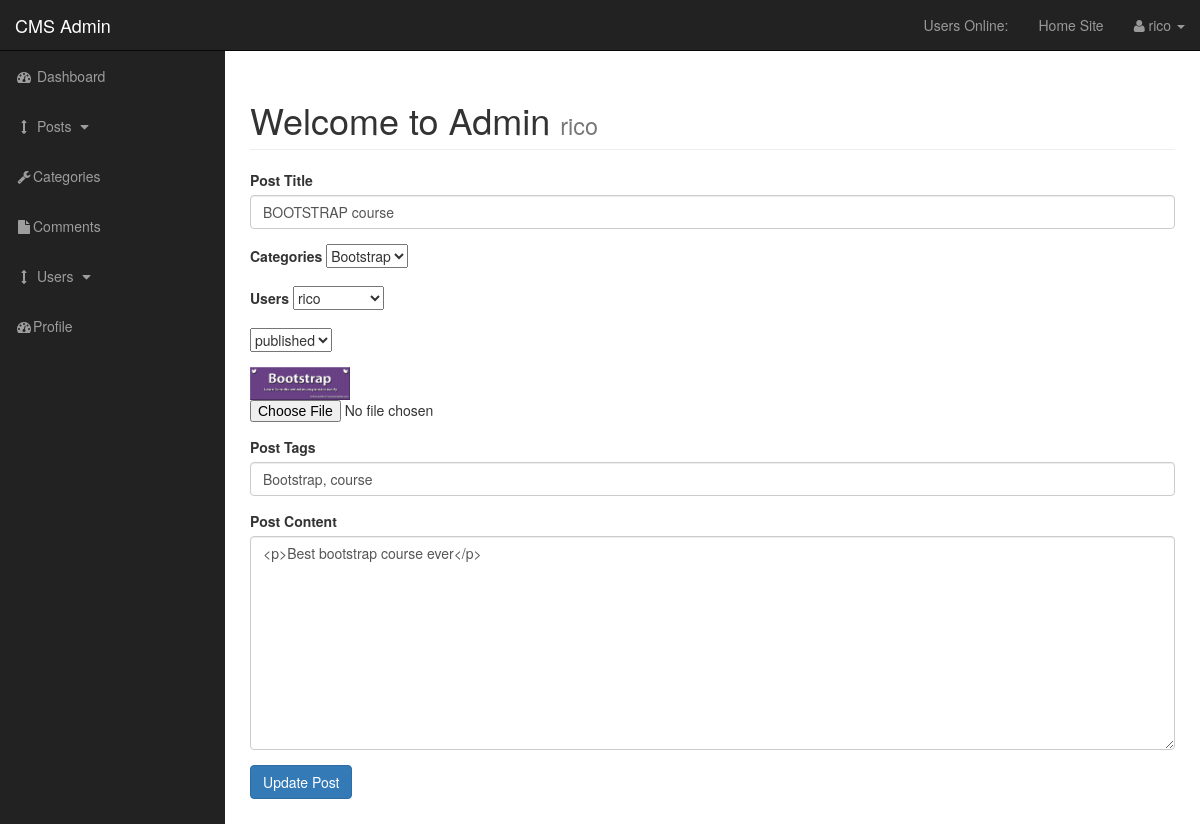
The page /admin/posts.php?source=edit_post&p_id=208 (signed in) on the database its author committed.
### tables this page shows
CREATE TABLE `posts` (
  `post_id` int(3) NOT NULL,
  `post_category_id` int(3) NOT NULL,
  `post_title` varchar(255) NOT NULL,
  `post_author` varchar(255) NOT NULL,
  `post_user` varchar(255) NOT NULL,
  `post_date` date NOT NULL,
  `post_image` text NOT NULL,
  `post_content` text NOT NULL,
  `post_tags` varchar(255) NOT NULL,
  `post_comment_count` int(111) NOT NULL,
  `post_status` varchar(255) NOT NULL DEFAULT 'draft',
  `post_views_count` int(11) NOT NULL
);

### admin/includes/edit_post.php (the view, shortened to what this page needs)
<?php
if(isset($_GET['p_id'])) {
   $the_post_id = $_GET['p_id'];
}
   $query = "SELECT * FROM posts WHERE post_id = $the_post_id";
        $select_posts_by_id = mysqli_query($connection, $query);
        while($row = mysqli_fetch_assoc($select_posts_by_id)) {
        $post_user = $row['post_user'];
        $post_title = $row['post_title'];
        $post_status = $row['post_status'];
        $post_image = $row['post_image'];
        $post_content = $row['post_content'];
        $post_tags = $row['post_tags'];
        }
?>
   <form action="" method="post" enctype="multipart/form-data">
    <div class="form-group">
       <label for="title">Post Title</label>
        <input value="<?php echo $post_title; ?>" type="text" class="form-control" name="post_title">
    </div>
    <div class="form-group">
    <label for="categories">Categories</label>
    <select name="post_category" id="post_category">
        <?php
        $query ="SELECT * FROM categories ";
        $select_categories = mysqli_query($connection,$query);
        while($row = mysqli_fetch_assoc($select_categories )){
        $cat_id = $row['cat_id'];
        $cat_title = $row['cat_title'];
           echo "<option value='{$cat_id}'>{$cat_title}</option>";
        }
        ?>
    </select>
    </div>
       <div class="form-group">
    <label for="users">Users</label>
    <select name="post_user" id="">
        <?php
         echo "<option value='{$post_user}'>{$post_user}</option>";
        ?>
    </select>
    </div>
    <div class="form-group">
    <select name="post_status" id="">
        <option value='<?php echo $post_status ?>'><?php echo $post_status ?></option>
       </select>
       </div>
    <div class="form-group">
     <img width="100" src="../images/<?php echo $post_image; ?>" alt="">
      <input type="file" name="image">
    </div>
    <div class="form-group">
        <label for="post_tags">Post Tags</label>
        <input value="<?php echo $post_tags; ?>" type="text" class="form-control" name="post_tags">
    </div>
    <div class="form-group">
        <label for="post_content">Post Content</label>
        <textarea class="form-control" name="post_content" id="body" cols="30" rows="10"><?php echo $post_content; ?></textarea>
    </div>
    <div class="form-group">
        <input class="btn btn-primary" type="submit" name="update_post" value="Update Post">
    </div>
</form>

### admin/css/sb-admin.css (style rules this page uses)
body { margin-top: 100px; background-color: #222; }
@media (min-width:768px) { body { margin-top: 50px; } }

### rows shown on the page
posts: post_title "BOOTSTRAP course", post_user "rico", post_status "published", post_image (picture), post_tags "Bootstrap, course", post_content "<p>Best bootstrap course ever</p>"

### other values the page prints
$_SESSION['username'] "rico"
form field post_category "Bootstrap"
